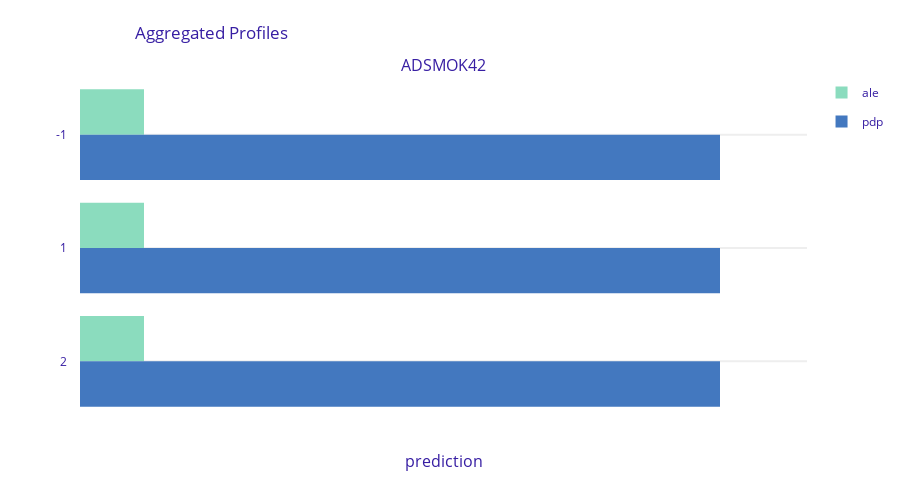
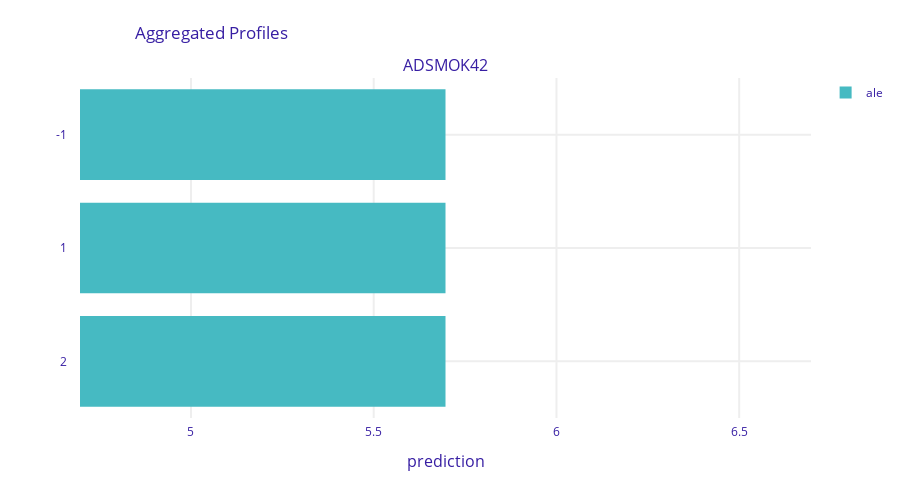

The code cell stored with these charts, in order, in its notebook:
### Code cell


### Figure 1 — Plotly figure (JSON) as saved in the notebook; plotly's stock layout.template omitted (floating-point values rounded to 4 significant figures)
{"data": [{"base": 0, "hoverinfo": "text", "hoverlabel": {"bgcolor": "rgba(0,0,0,0.8)"}, "hovertext": ["ADSMOK42: -1<br>average prediction: 5.696429610252264<br>label: ale<br><br>mean observation prediction: <br>5.696429610252276", "ADSMOK42: 1<br>average prediction: 5.696429610252264<br>label: ale<br><br>mean observation prediction: <br>5.696429610252276", "ADSMOK42: 2<br>average prediction: 5.696429610252264<br>label: ale<br><br>mean observation prediction: <br>5.696429610252276"], "legendgroup": "ale", "marker": {"color": "#8bdcbe"}, "name": "ale", "orientation": "h", "showlegend": true, "type": "bar", "x": [5.696, 5.696, 5.696], "xaxis": "x", "y": ["-1", "1", "2"], "yaxis": "y"}, {"base": 0, "hoverinfo": "text", "hoverlabel": {"bgcolor": "rgba(0,0,0,0.8)"}, "hovertext": ["ADSMOK42: -1<br>average prediction: 5.696429610252281<br>label: pdp<br><br>mean observation prediction: <br>5.696429610252281", "ADSMOK42: 1<br>average prediction: 5.696429610252281<br>label: pdp<br><br>mean observation prediction: <br>5.696429610252281", "ADSMOK42: 2<br>average prediction: 5.696429610252281<br>label: pdp<br><br>mean observation prediction: <br>5.696429610252281"], "legendgroup": "pdp", "marker": {"color": "#4378bf"}, "name": "pdp", "orientation": "h", "showlegend": true, "type": "bar", "x": [5.696, 5.696, 5.696], "xaxis": "x", "y": ["-1", "1", "2"], "yaxis": "y"}], "layout": {"annotations": [{"font": {"size": 16}, "showarrow": false, "text": "ADSMOK42", "x": 0.5, "xanchor": "center", "xref": "paper", "y": 1, "yanchor": "bottom", "yref": "paper"}, {"font": {"size": 16}, "showarrow": false, "text": "prediction", "x": 0.5, "xanchor": "center", "xref": "paper", "y": 0, "yanchor": "top", "yref": "paper", "yshift": -30}], "font": {"color": "#371ea3"}, "height": 489, "hovermode": "closest", "margin": {"b": 71, "r": 30, "t": 78}, "shapes": [{"line": {"color": "#371ea3", "dash": "dot", "width": 1.5}, "type": "line", "x0": 0, "x1": 0, "xref": "x", "y0": 0, "y1": 2, "yref": "y"}, {"line": {"color": "#371ea3", "dash": "dot", "width": 1.5}, "type": "line", "x0": 0, "x1": 0, "xref": "x", "y0": 0, "y1": 2, "yref": "y"}], "title": {"text": "Aggregated Profiles", "x": 0.15}, "xaxis": {"anchor": "y", "automargin": true, "domain": [0, 1], "fixedrange": true, "gridwidth": 2, "range": [5.696, 5.696], "tickcolor": "white", "ticklen": 3, "ticks": "outside", "type": "linear", "zeroline": false}, "yaxis": {"anchor": "x", "automargin": true, "autorange": "reversed", "domain": [0, 1], "fixedrange": true, "gridwidth": 2, "tickcolor": "white", "ticklen": 10, "ticks": "outside", "type": "category"}}}

### Figure 2 — Plotly figure (JSON) as saved in the notebook; plotly's stock layout.template omitted (floating-point values rounded to 4 significant figures)
{"data": [{"base": 0, "hoverinfo": "text", "hoverlabel": {"bgcolor": "rgba(0,0,0,0.8)"}, "hovertext": ["ADSMOK42: -1<br>average prediction: 5.696429610252264<br>label: ale<br><br>mean observation prediction: <br>5.696429610252276", "ADSMOK42: 1<br>average prediction: 5.696429610252264<br>label: ale<br><br>mean observation prediction: <br>5.696429610252276", "ADSMOK42: 2<br>average prediction: 5.696429610252264<br>label: ale<br><br>mean observation prediction: <br>5.696429610252276"], "legendgroup": "ale", "marker": {"color": "#46bac2"}, "name": "ale", "orientation": "h", "showlegend": true, "type": "bar", "x": [5.696, 5.696, 5.696], "xaxis": "x", "y": ["-1", "1", "2"], "yaxis": "y"}], "layout": {"annotations": [{"font": {"size": 16}, "showarrow": false, "text": "ADSMOK42", "x": 0.5, "xanchor": "center", "xref": "paper", "y": 1, "yanchor": "bottom", "yref": "paper"}, {"font": {"size": 16}, "showarrow": false, "text": "prediction", "x": 0.5, "xanchor": "center", "xref": "paper", "y": 0, "yanchor": "top", "yref": "paper", "yshift": -30}], "font": {"color": "#371ea3"}, "height": 489, "hovermode": "closest", "margin": {"b": 71, "r": 30, "t": 78}, "shapes": [{"line": {"color": "#371ea3", "dash": "dot", "width": 1.5}, "type": "line", "x0": 0, "x1": 0, "xref": "x", "y0": 0, "y1": 2, "yref": "y"}], "title": {"text": "Aggregated Profiles", "x": 0.15}, "xaxis": {"anchor": "y", "automargin": true, "domain": [0, 1], "fixedrange": true, "gridwidth": 2, "range": [5.696, 5.696], "tickcolor": "white", "ticklen": 3, "ticks": "outside", "type": "linear", "zeroline": false}, "yaxis": {"anchor": "x", "automargin": true, "autorange": "reversed", "domain": [0, 1], "fixedrange": true, "gridwidth": 2, "tickcolor": "white", "ticklen": 10, "ticks": "outside", "type": "category"}}}
